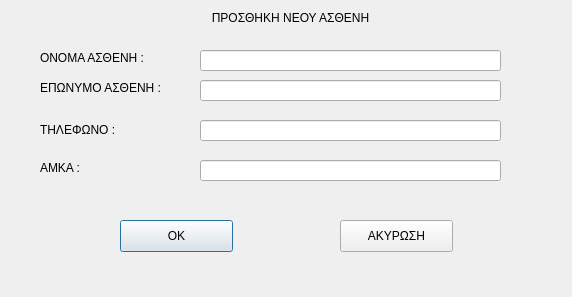
<?xml version="1.0" encoding="UTF-8"?>
<ui version="4.0">
 <class>Dialog</class>
 <widget class="QDialog" name="Dialog">
  <property name="geometry">
   <rect>
    <x>0</x>
    <y>0</y>
    <width>572</width>
    <height>297</height>
   </rect>
  </property>
  <property name="windowTitle">
   <string>Dialog</string>
  </property>
  <widget class="QPushButton" name="ok_submit_button">
   <property name="geometry">
    <rect>
     <x>120</x>
     <y>220</y>
     <width>113</width>
     <height>32</height>
    </rect>
   </property>
   <property name="text">
    <string>OK</string>
   </property>
  </widget>
  <widget class="QPushButton" name="cancel_button">
   <property name="geometry">
    <rect>
     <x>340</x>
     <y>220</y>
     <width>113</width>
     <height>32</height>
    </rect>
   </property>
   <property name="text">
    <string>ΑΚΥΡΩΣΗ</string>
   </property>
  </widget>
  <widget class="QLabel" name="first_name_label">
   <property name="geometry">
    <rect>
     <x>40</x>
     <y>50</y>
     <width>131</width>
     <height>16</height>
    </rect>
   </property>
   <property name="text">
    <string>ΟΝΟΜΑ ΑΣΘΕΝΗ :</string>
   </property>
  </widget>
  <widget class="QLabel" name="last_name_label">
   <property name="geometry">
    <rect>
     <x>40</x>
     <y>80</y>
     <width>131</width>
     <height>16</height>
    </rect>
   </property>
   <property name="text">
    <string>ΕΠΩΝΥΜΟ ΑΣΘΕΝΗ :</string>
   </property>
  </widget>
  <widget class="QLabel" name="phonenumber_label">
   <property name="geometry">
    <rect>
     <x>40</x>
     <y>120</y>
     <width>121</width>
     <height>20</height>
    </rect>
   </property>
   <property name="text">
    <string>ΤΗΛΕΦΩΝΟ :</string>
   </property>
  </widget>
  <widget class="QLabel" name="amka_label">
   <property name="geometry">
    <rect>
     <x>40</x>
     <y>160</y>
     <width>51</width>
     <height>16</height>
    </rect>
   </property>
   <property name="text">
    <string>ΑΜΚΑ :</string>
   </property>
  </widget>
  <widget class="QLineEdit" name="first_name_lineEdit">
   <property name="geometry">
    <rect>
     <x>200</x>
     <y>50</y>
     <width>301</width>
     <height>21</height>
    </rect>
   </property>
  </widget>
  <widget class="QLineEdit" name="last_name_lineEdit">
   <property name="geometry">
    <rect>
     <x>200</x>
     <y>80</y>
     <width>301</width>
     <height>21</height>
    </rect>
   </property>
  </widget>
  <widget class="QLineEdit" name="phonenumber_lineEdit">
   <property name="geometry">
    <rect>
     <x>200</x>
     <y>120</y>
     <width>301</width>
     <height>21</height>
    </rect>
   </property>
  </widget>
  <widget class="QLineEdit" name="amka_lineEdit">
   <property name="geometry">
    <rect>
     <x>200</x>
     <y>160</y>
     <width>301</width>
     <height>21</height>
    </rect>
   </property>
  </widget>
  <widget class="QLabel" name="add_patient_label">
   <property name="geometry">
    <rect>
     <x>190</x>
     <y>10</y>
     <width>201</width>
     <height>16</height>
    </rect>
   </property>
   <property name="text">
    <string>ΠΡΟΣΘΗΚΗ ΝΕΟΥ ΑΣΘΕΝΗ</string>
   </property>
   <property name="alignment">
    <set>Qt::AlignCenter</set>
   </property>
  </widget>
 </widget>
 <resources/>
 <connections/>
</ui>
